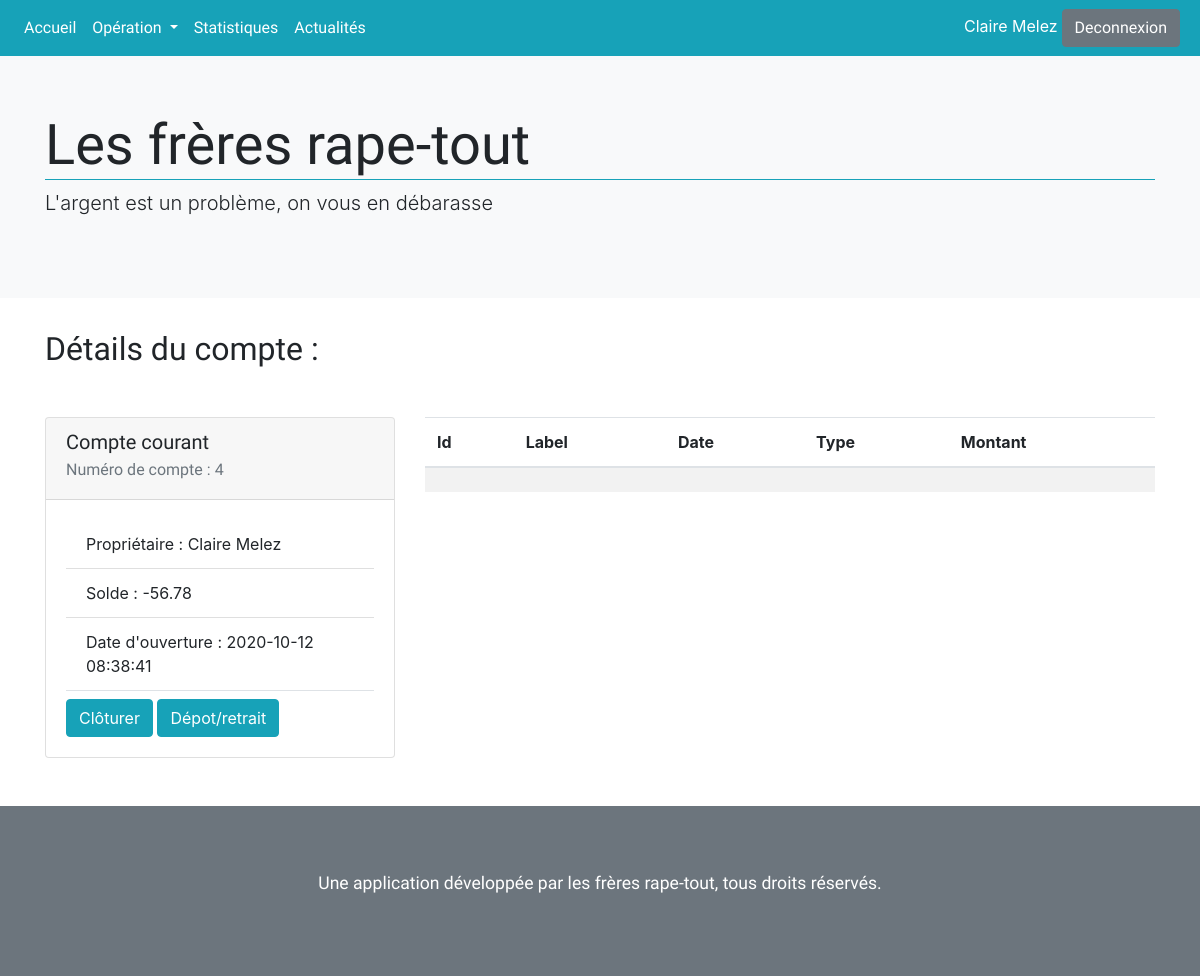
/single.php?id=4 (signed in), run on the app's committed database.
### tables this page shows
CREATE TABLE Account(
  id INT UNSIGNED NOT NULL AUTO_INCREMENT,
  amount DECIMAL(11,2) NOT NULL,
  opening_date TIMESTAMP NOT NULL,
  account_type VARCHAR(50) NOT NULL,
  user_id INT UNSIGNED,
  PRIMARY KEY (id),
  FOREIGN KEY (user_id) REFERENCES User(id)
);

### single.php (called while the page is built, shortened)
<?php
require "model/accountModel.php";
$id = filter_var($_GET["id"], FILTER_SANITIZE_NUMBER_INT);
$operations = get_single_account($db, $id);
$account = $operations[0];
require "view/singleView.php";

### model/accountModel.php (called while the page is built, shortened)
<?php
function get_single_account($db, $id) {
  $query = $db->prepare(
    "SELECT a.*, o.id AS operation_id, o.operation_type, o.amount AS operation_amount, o.label, o.registered FROM Account AS a
     LEFT JOIN Operation AS o
     ON a.id = o.account_id
     WHERE a.id = :id
     ORDER BY operation_id DESC
  ");
  $query->execute([
    "id" => $id
  ]);
  return $query->fetchAll(PDO::FETCH_ASSOC);
}

### view/singleView.php (the view)
<?php
include "template/nav.php";
include "template/header.php";
if(!isset($error)):
?>
    <h2>Détails du compte : </h2>
    <div class="row mt-5">
      <div class="col-12 col-md-6 col-lg-4">
        <article class="card">
          <div class="card-header">
            <h5 class="card-title"><?php echo $account["account_type"]; ?></h5>
            <h6 class="card-subtitle mb-2 text-muted">Numéro de compte : <?php echo $account["id"]; ?></h6>
          </div>
          <div class="card-body">
            <ul class="list-group list-group-flush border-bottom mb-2">
              <li class="list-group-item">Propriétaire : <?php echo $_SESSION["user"]["firstname"] . " " . $_SESSION["user"]["lastname"]; ?></li>
              <li class="list-group-item">Solde : <?php echo $account["amount"]; ?></li>
              <li class="list-group-item">Date d'ouverture : <?php echo $account["opening_date"]; ?></li>
            </ul>
            <a href="#" class="btn btn-info">Clôturer</a>
            <a href="operation.php" class="btn btn-info">Dépot/retrait</a>
          </div>
        </article>
      </div>
      <div class="col-12 col-md-6 col-lg-8">
        <table class="table table-striped">
          <thead>
            <tr>
              <th scope="col">Id</th>
              <th scope="col">Label</th>
              <th scope="col">Date</th>
              <th scope="col">Type</th>
              <th scope="col">Montant</th>
            </tr>
          </thead>
          <tbody>
            <?php foreach($operations as $operation) : ?>
              <tr>
                <th><?php echo $operation["operation_id"]; ?></th>
                <td><?php echo $operation["label"]; ?></td>
                <td><?php echo $operation["registered"]; ?></td>
                <td><?php echo $operation["operation_type"]; ?></td>
                <td><?php echo $operation["operation_amount"]; ?></td>
              </tr>
            <?php endforeach; ?>
          </tbody>
        </table>
      </div>
    </div>
<?php else: ?>
  <div class="alert alert-danger">
    <p><?php echo $error ?></p>
  </div>
<?php endif; ?>
<?php include "template/footer.php"; ?>

### public/css/main.css (style rules this page uses)
html { color: #222; font-size: 1em; line-height: 1.4; }
body { position: relative; }
h1, h2, h3, h4, h5, h6 { font-family: 'Alata', sans-serif; }

### data on the page
account: account_type "Compte courant", id "4", amount "-56.78", opening_date "2020-10-12 08:38:41"

### other printed values
$_SESSION["user"]["firstname"] "Claire"
$_SESSION["user"]["lastname"] "Melez"
